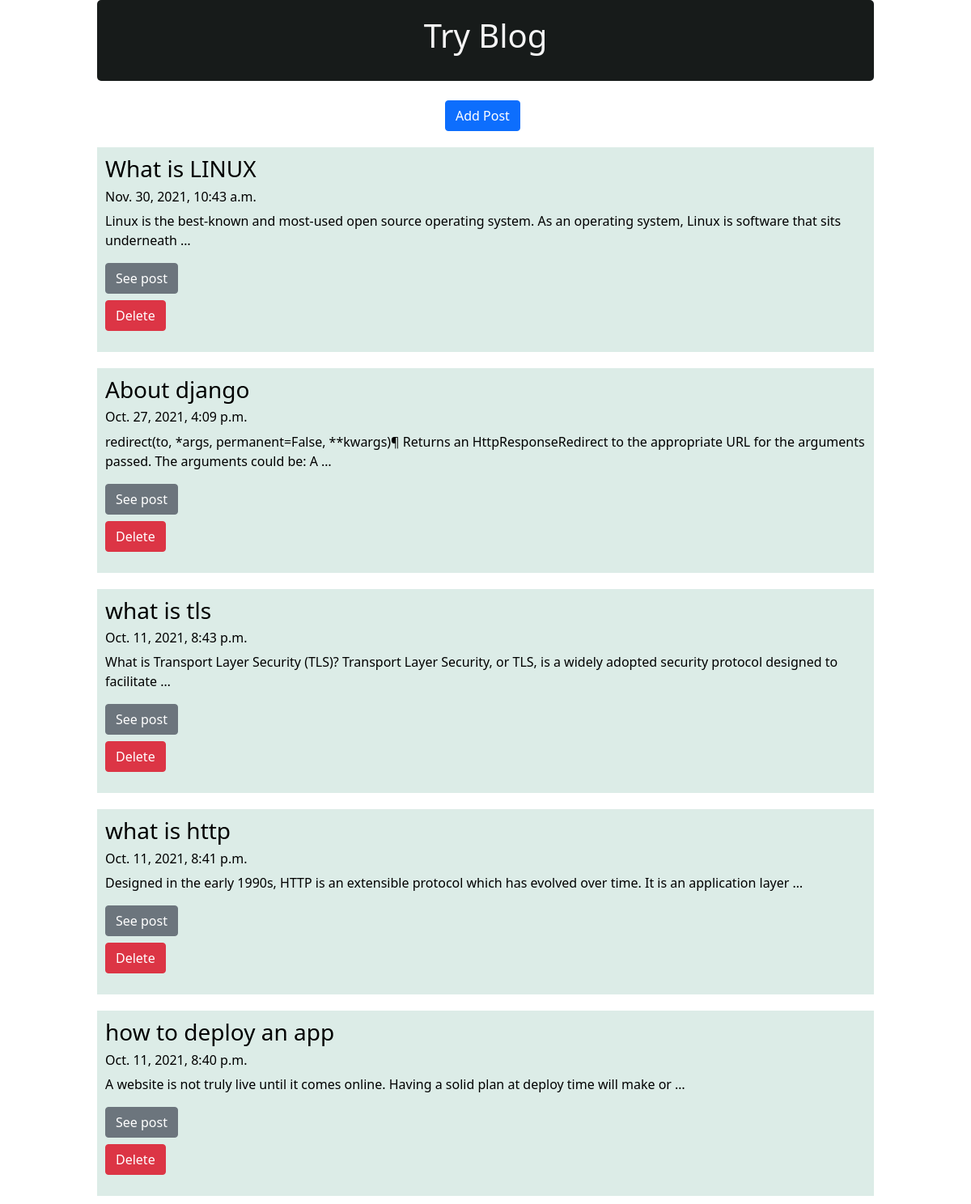
Before: / with the older database file.
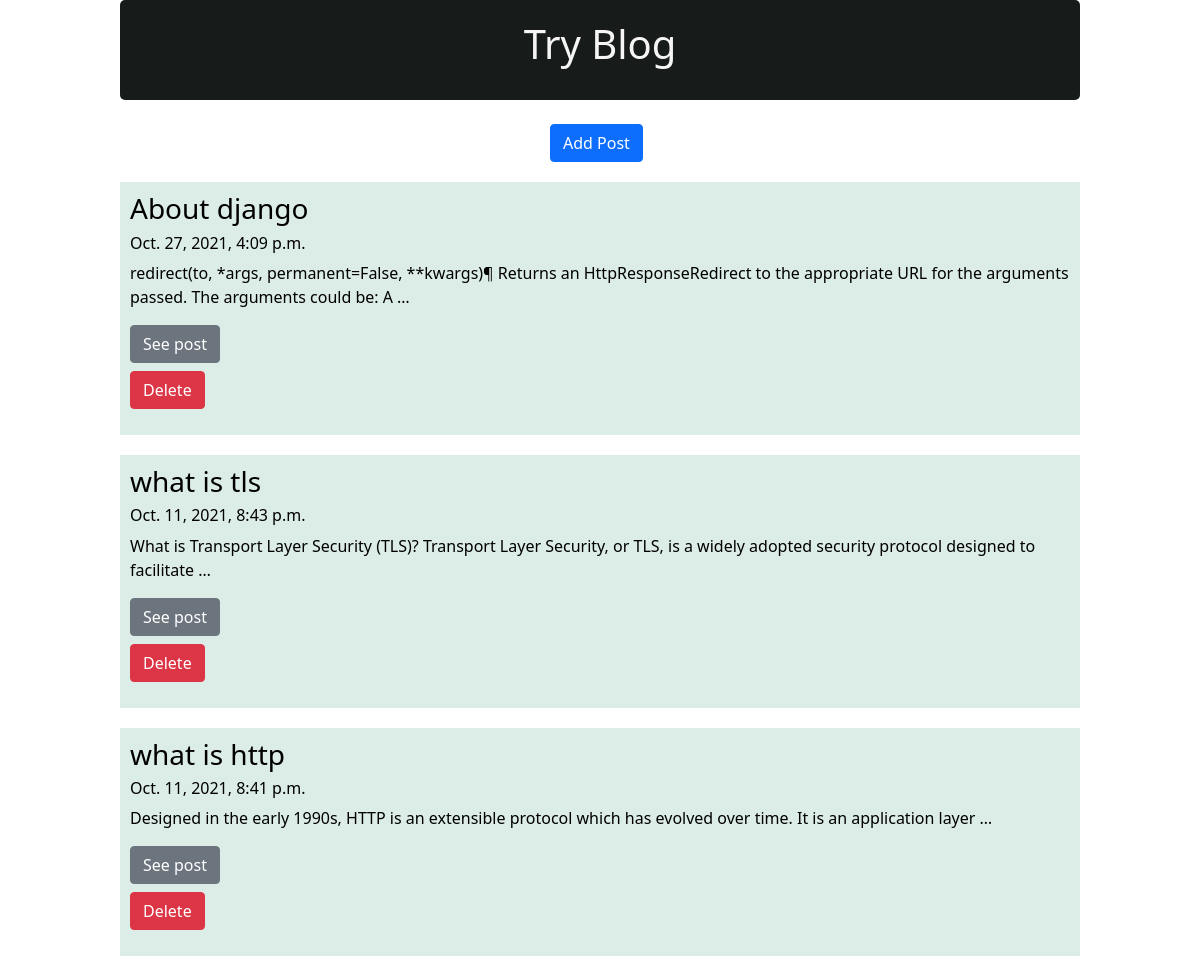
After: the same page with the newer database file.
### posts/models.py (models this page shows, shortened)
class Post(models.Model):
    title = models.CharField(max_length=100)
    body = models.CharField(max_length=1000000)
    created_at = models.DateTimeField(default=datetime.now, blank=True)

### posts/views.py (the view)
# urls.py: path('', index, name='index'),
def index(request):
    posts = Post.objects.all()
    return render(request, 'index.html', {'posts':posts})

### templates/index.html (shortened to what this page needs)
{% extends 'base.html' %}
{% block content %}
<div class='pageTitle'><h1>Try Blog</h1></div>
<div class="mx-auto mt-4" style="width: 100px;">
    <a href="{% url 'posts:create-post' %}"><button class="btn btn-primary">Add Post</button></a>
  </div>
{%for post in posts reversed%}
    <div class="posts" style="color: black; text-decoration:none;">
        <h3>{{post.title}}</h3>
            <h6>{{post.created_at}}</h6>
            <p>{{post.body|truncatewords:20}}</p>
        <a href="get-post/{{post.id}}">
            <button class="btn btn-secondary">See post</button>
        </a>
        <form action="{% url 'posts:delete-post' %}" method="POST" class="mt-2">
            <button type="submit" class="btn btn-danger">Delete</button>
        </form>
    </div>
{%endfor%}
{% endblock content %}

Changed rows visible on the page:
removed Post: title "What is LINUX", created_at "Nov. 30, 2021, 10:43 a.m.", body "Linux is the best-known and most-used open source operating system. As an operating system, Linux is software that sits underneath …"
removed Post: title "how to deploy an app", created_at "Oct. 11, 2021, 8:40 p.m.", body "A website is not truly live until it comes online. Having a solid plan at deploy time will make or …"
